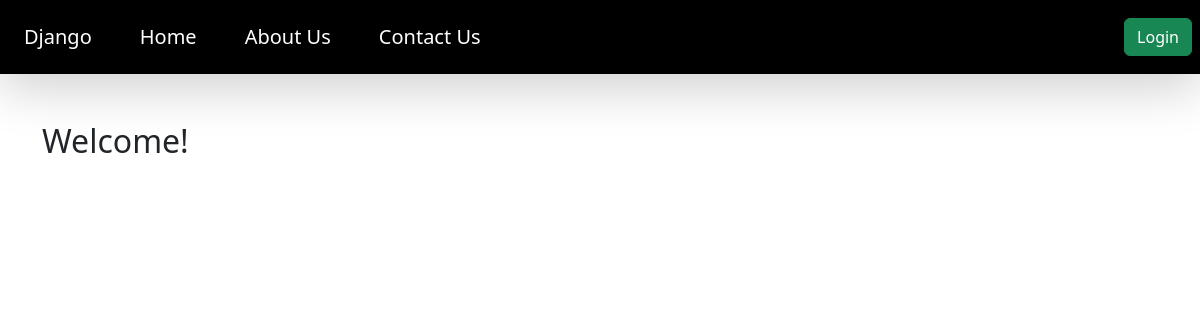
The app's page /, older data.
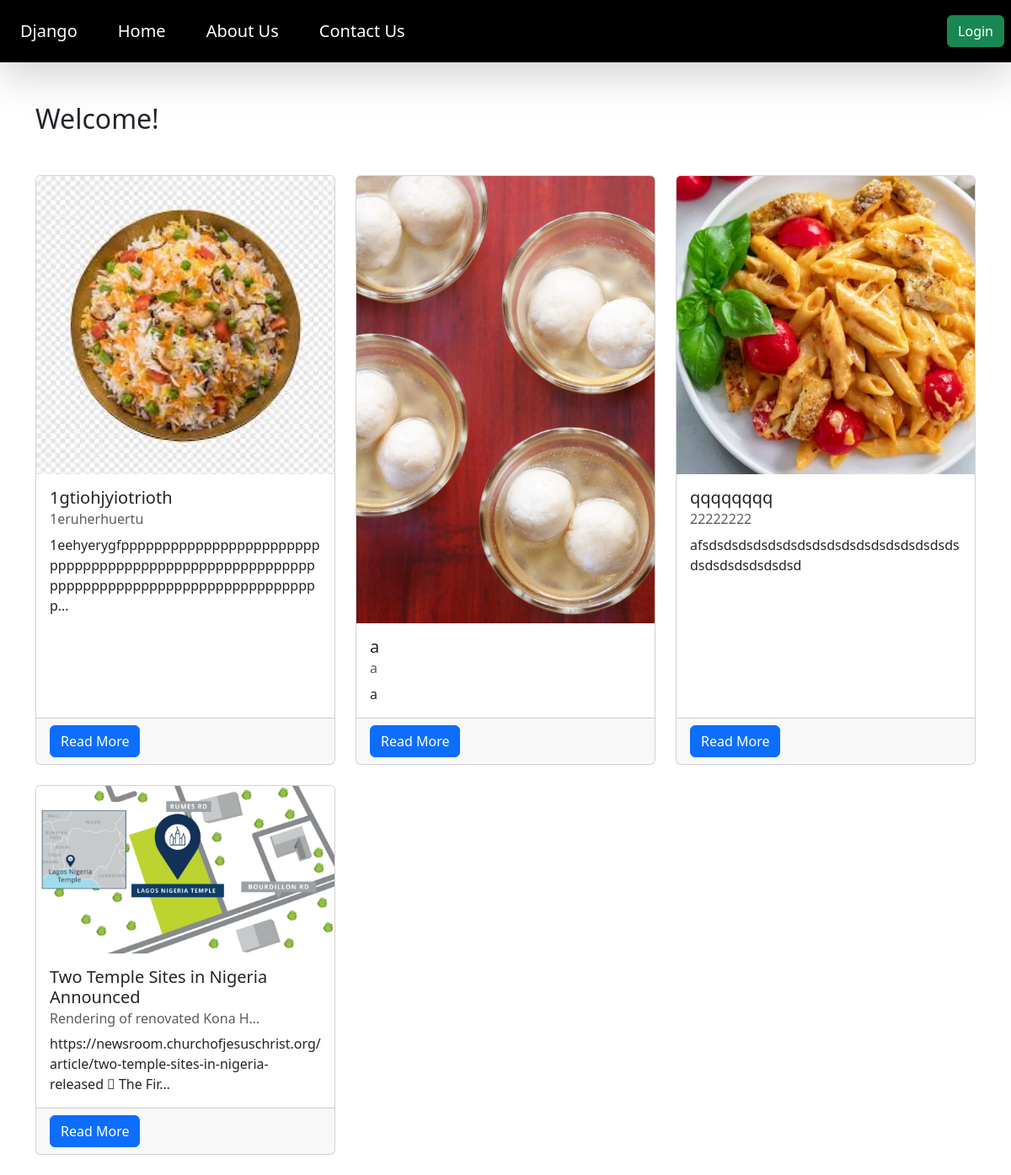
The same page, newer data.
### articles/models.py (models this page shows)
class Article(models.Model):
    title = models.CharField(max_length=200)
    subtitle = models.CharField(max_length=200)
    thumbnail = models.ImageField(upload_to='thumbnails/')
    description = models.TextField()
    author = models.ForeignKey(CustomUser, related_name="authored_articles", on_delete=models.CASCADE)
    status = models.CharField(max_length=20, default='Draft')  # Draft, Review, Published

### articles/views.py (the view)
# urls.py: path('', home_articles, name="home"),
def home_articles(request):
  queryset = Article.objects.filter(status = 'Published')
  context = {'home_articles': queryset}
  return render(request, 'home.html', context)

### articles/templates/home.html (shortened to what this page needs)
{% extends "base.html" %}
{% block start %}
{% if request.user.is_authenticated %}
<div class="container mt-5">
  <h2> Welcome {{request.user}}</h2>
</div>
{% else %}
<div class="container mt-5">
  <h2> Welcome!</h2>
</div>
{% endif %}
<div class="container mt-5">
  <div class="row">
    {% for article in home_articles %}
    <div class="col-md-4 mb-4">
      <div class="card d-flex flex-column h-100">
        <img src="/media/{{ article.thumbnail }}" alt="{{ article.title }}" class="card-img-top">
        <div class="card-body">
          <h5 class="card-title">{{ article.title }}</h5>
          <h6 class="card-subtitle mb-2 text-muted">{{ article.subtitle|truncatechars:30 }}</h6>
          <p class="card-text">{{ article.description|truncatechars:100 }}</p>
        </div>
        <div class="card-footer">
            <a href="/view_article/{{ article.id }}/" class="btn btn-primary">Read More</a>
        </div>
      </div>
    </div>
    {% endfor %}
  </div>
</div>
{% endblock %}

Row changes from the older to the newer data that the page shows:
now on this page (row edited): Article: thumbnail (picture), title "1gtiohjyiotrioth", subtitle "1eruherhuertu", description "1eehyerygfppppppppppppppppppppppppppppppppppppppppppppppppppppppppppppppppppppppppppppppppppppppppp…"
now on this page (row edited): Article: thumbnail (picture), title "a", subtitle "a", description "a"
added Article: thumbnail (picture), title "qqqqqqqq", subtitle "22222222", description "afsdsdsdsdsdsdsdsdsdsdsdsdsdsdsdsdsdsdsdsdsdsdsdsdsd"
added Article: thumbnail (picture), title "Two Temple Sites in Nigeria Announced", subtitle "Rendering of renovated Kona H…", description "https://newsroom.churchofjesuschrist.org/article/two-temple-sites-in-nigeria-released  The Fir…"
